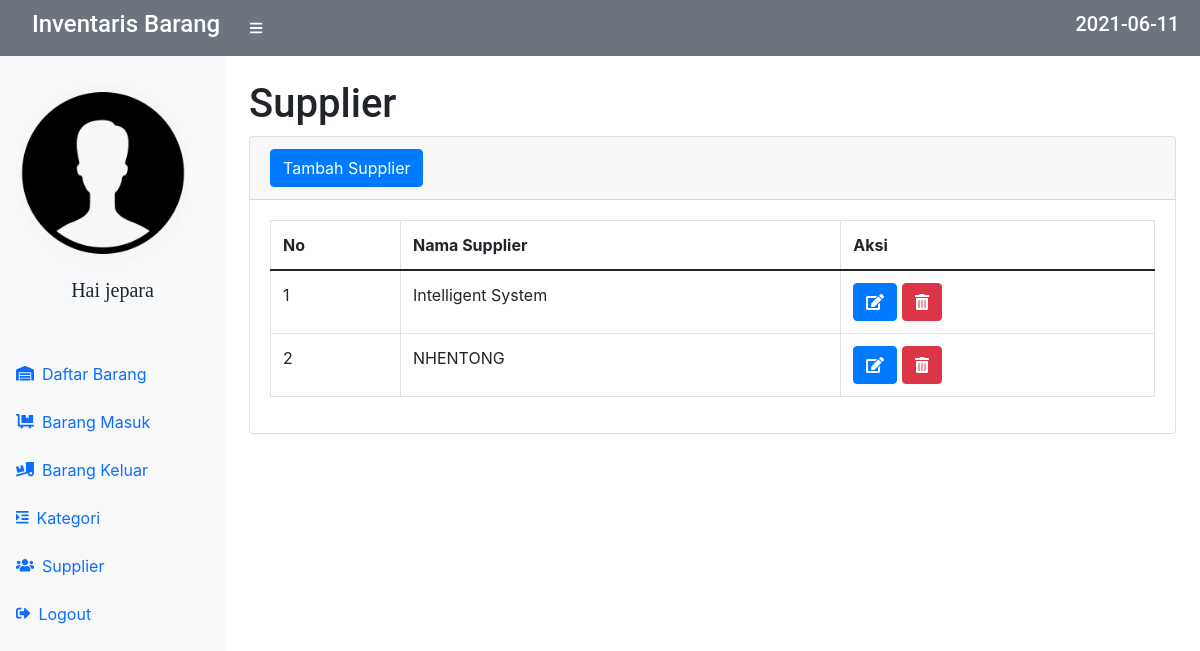
/supplier.php (signed in), run on an earlier commit of the app's database.
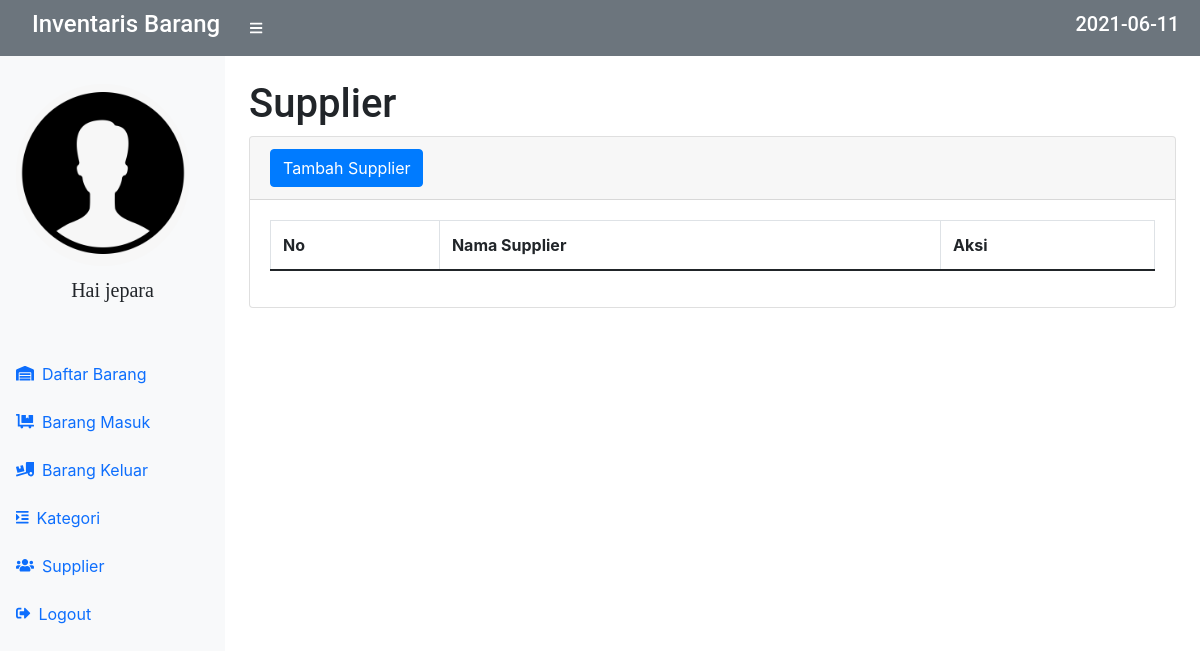
And on a later commit of the database.
### tables this page shows
CREATE TABLE `supplier` (
  `idsup` int(11) NOT NULL,
  `supplier` varchar(55) NOT NULL
);

### supplier.php (the view, shortened to what the changed rows need)
<?php
require 'function.php';
?>
<!DOCTYPE html>
<html lang="en">
    <head>
        <link href="https://cdn.jsdelivr.net/npm/simple-datatables@latest/dist/style.css" rel="stylesheet" />
        <link href="css/styles.css" rel="stylesheet" />
        <link rel="stylesheet" href="https://maxcdn.bootstrapcdn.com/bootstrap/4.5.2/css/bootstrap.min.css">
        <link rel="stylesheet" type="text/css" href="https://cdn.datatables.net/1.10.25/css/jquery.dataTables.css">
    </head>
    <body class="sb-nav-fixed">
        <div id="layoutSidenav">
            <div id="layoutSidenav_content">
                <main>
                    <div class="container-fluid px-4">
                        <h1 class="mt-4">Supplier</h1>
                        <div class="card mb-4">
                            <div class="card-body">
                                <div class= "table-responsive">
                                <table id="tabel" class="table table-bordered">
                                    <thead>
                                        <tr>
                                            <th>No</th>
                                            <th>Nama Supplier</th>
                                            <th>Aksi</th>
                                            </tr>
                                    </thead>
                                    <tbody>
                                        <?php
                                        $ambilsemuadatastock = mysqli_query($conn, "select * from supplier");
                                         $i = 1;
                                        while($data = mysqli_fetch_array($ambilsemuadatastock)){
                                            $supplier = $data['supplier'];
                                            $idb = $data['idsup'];
                                        ?>
                                        <tr>
                                            <td><?=$i++;
                                            ?></td>
                                            <td><?=$supplier;?></td>
                                            <td><button type="button" class="btn btn-primary" data-toggle="modal" data-target="#edit<?=$idb;?>">
                                                <i class="fas fa-edit"></i></button>
                                                <button type="button" class="btn btn-danger" data-toggle="modal" data-target="#delete<?=$idb;?>">
                                                 <i class="fas fa-trash-alt"></i></button>
                                         </td>
                                       </tr>
                                       <?php
                                   };
                                   ?>
                                    </tbody>
                                </table>
                            </div>
                        </div>
                    </div>
                </main>
            </div>
        </div>
    </body>
</html>

What changed in the data, as far as the page shows it:
removed supplier: supplier "Intelligent System"
removed supplier: supplier "NHENTONG"
